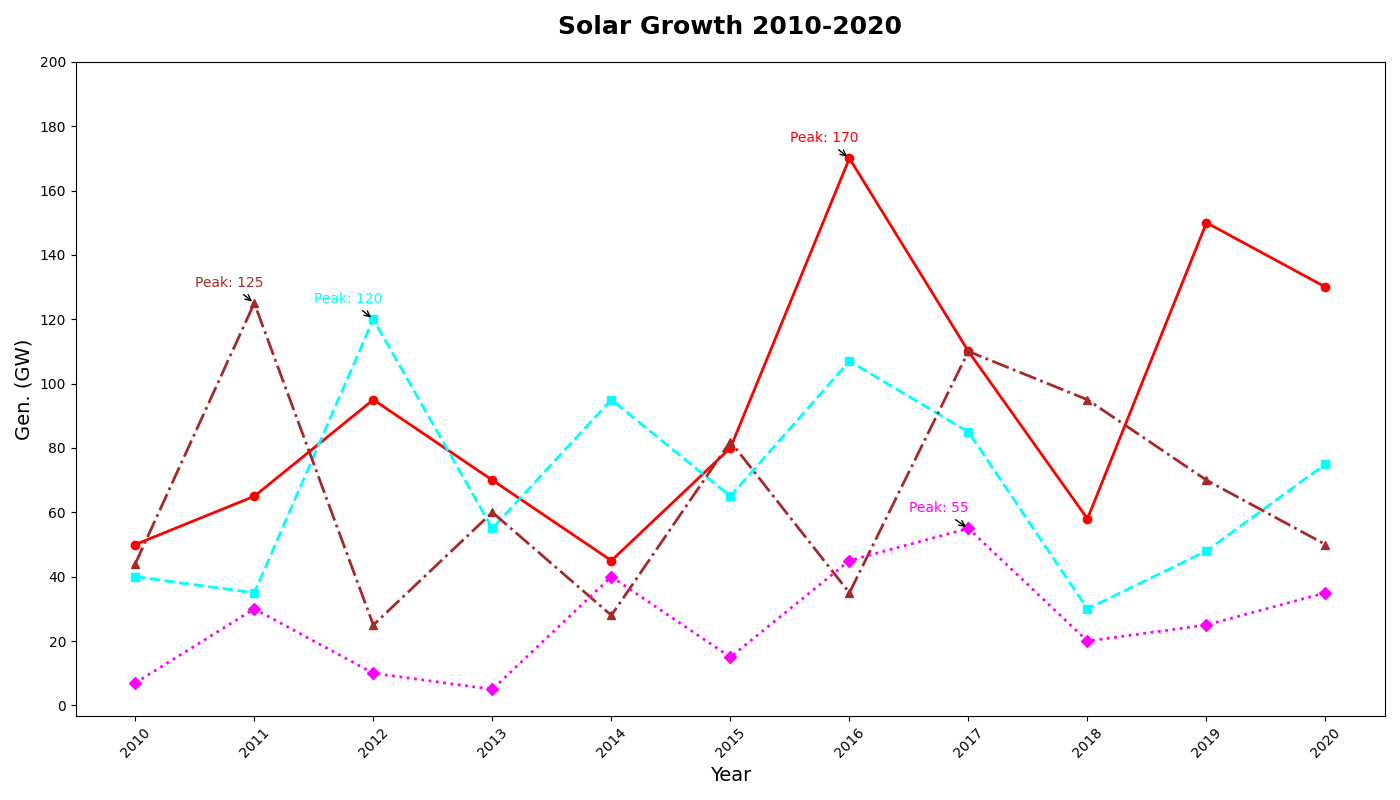

This figure's Python source:
import matplotlib.pyplot as plt
import numpy as np

years = np.arange(2010, 2021)

asia = [50, 65, 95, 70, 45, 80, 170, 110, 58, 150, 130]
europe = [40, 35, 120, 55, 95, 65, 107, 85, 30, 48, 75]
north_america = [44, 125, 25, 60, 28, 82, 35, 110, 95, 70, 50]
oceania = [7, 30, 10, 5, 40, 15, 45, 55, 20, 25, 35]

plt.figure(figsize=(14, 8))

plt.plot(years, asia, marker='o', linestyle='-', color='red', linewidth=2)
plt.plot(years, europe, marker='s', linestyle='--', color='cyan', linewidth=2)
plt.plot(years, north_america, marker='^', linestyle='-.', color='brown', linewidth=2)
plt.plot(years, oceania, marker='D', linestyle=':', color='magenta', linewidth=2)

plt.title("Solar Growth 2010-2020", fontsize=18, fontweight='bold', pad=20)
plt.xlabel("Year", fontsize=14)
plt.ylabel("Gen. (GW)", fontsize=14)
plt.xticks(years, rotation=45, fontsize=10)
plt.yticks(np.arange(0, 201, 20), fontsize=10)

for region, data, color in zip(['Asia', 'Europe', 'N. America', 'Oceania'],
                               [asia, europe, north_america, oceania],
                               ['red', 'cyan', 'brown', 'magenta']):
    max_gen = max(data)
    max_year = years[data.index(max_gen)]
    plt.annotate(f'Peak: {max_gen}', xy=(max_year, max_gen),
                 xytext=(max_year - 0.5, max_gen + 5),
                 arrowprops=dict(facecolor=color, arrowstyle='->'),
                 fontsize=10, color=color)

plt.tight_layout()
plt.show()
